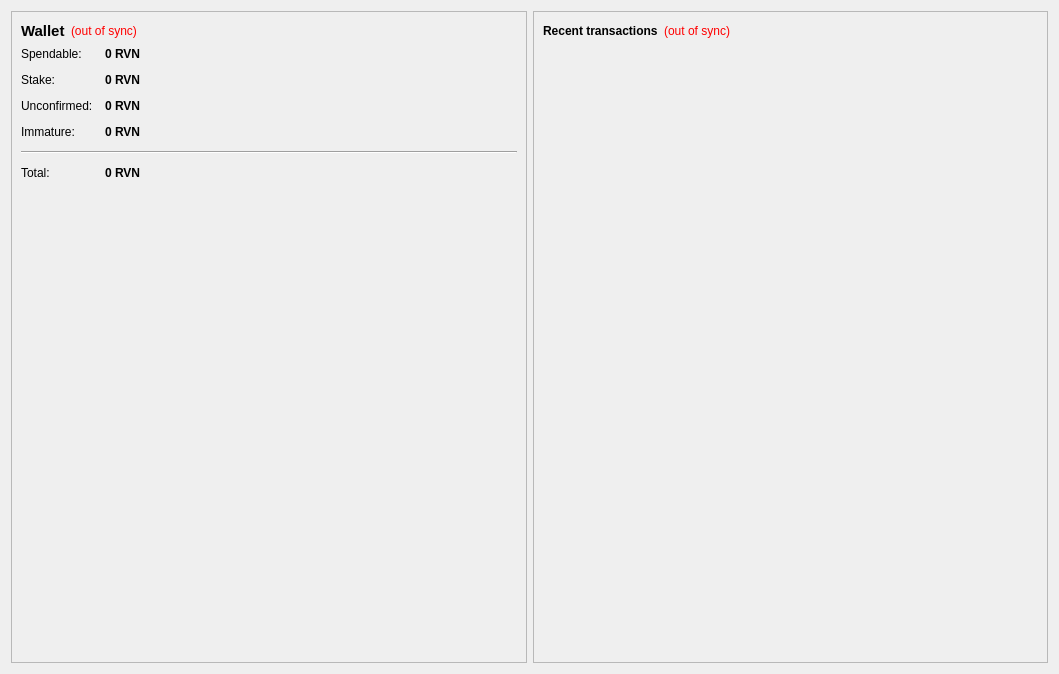
<?xml version="1.0" encoding="UTF-8"?>
<ui version="4.0">
 <class>OverviewPage</class>
 <widget class="QWidget" name="OverviewPage">
  <property name="geometry">
   <rect>
    <x>0</x>
    <y>0</y>
    <width>1059</width>
    <height>674</height>
   </rect>
  </property>
  <property name="windowTitle">
   <string>Form</string>
  </property>
  <layout class="QHBoxLayout" name="horizontalLayout" stretch="1,1">
   <item>
    <layout class="QVBoxLayout" name="verticalLayout_2">
     <item>
      <widget class="QFrame" name="frame">
       <property name="frameShape">
        <enum>QFrame::StyledPanel</enum>
       </property>
       <property name="frameShadow">
        <enum>QFrame::Raised</enum>
       </property>
       <layout class="QVBoxLayout" name="verticalLayout_4">
        <item>
         <layout class="QHBoxLayout" name="horizontalLayout_4">
          <item>
           <widget class="QLabel" name="label_5">
            <property name="font">
             <font>
              <pointsize>11</pointsize>
              <weight>75</weight>
              <bold>true</bold>
             </font>
            </property>
            <property name="text">
             <string>Wallet</string>
            </property>
           </widget>
          </item>
          <item>
           <widget class="QLabel" name="labelWalletStatus">
            <property name="toolTip">
             <string>The displayed information may be out of date. Your wallet automatically synchronizes with the Raven network after a connection is established, but this process has not completed yet.</string>
            </property>
            <property name="styleSheet">
             <string notr="true">QLabel { color: red; }</string>
            </property>
            <property name="text">
             <string notr="true">(out of sync)</string>
            </property>
            <property name="alignment">
             <set>Qt::AlignLeading|Qt::AlignLeft|Qt::AlignVCenter</set>
            </property>
           </widget>
          </item>
          <item>
           <spacer name="horizontalSpacer_2">
            <property name="orientation">
             <enum>Qt::Horizontal</enum>
            </property>
            <property name="sizeHint" stdset="0">
             <size>
              <width>40</width>
              <height>20</height>
             </size>
            </property>
           </spacer>
          </item>
         </layout>
        </item>
        <item>
         <layout class="QFormLayout" name="formLayout_2">
          <property name="fieldGrowthPolicy">
           <enum>QFormLayout::AllNonFixedFieldsGrow</enum>
          </property>
          <property name="horizontalSpacing">
           <number>12</number>
          </property>
          <property name="verticalSpacing">
           <number>12</number>
          </property>
          <item row="0" column="0">
           <widget class="QLabel" name="label">
            <property name="text">
             <string>Spendable:</string>
            </property>
           </widget>
          </item>
          <item row="0" column="1">
           <widget class="QLabel" name="labelBalance">
            <property name="font">
             <font>
              <weight>75</weight>
              <bold>true</bold>
             </font>
            </property>
            <property name="cursor">
             <cursorShape>IBeamCursor</cursorShape>
            </property>
            <property name="toolTip">
             <string>Your current spendable balance</string>
            </property>
            <property name="text">
             <string notr="true">0 RVN</string>
            </property>
            <property name="textInteractionFlags">
             <set>Qt::LinksAccessibleByMouse|Qt::TextSelectableByKeyboard|Qt::TextSelectableByMouse</set>
            </property>
           </widget>
          </item>
          <item row="1" column="0">
           <widget class="QLabel" name="label_6">
            <property name="text">
             <string>Stake:</string>
            </property>
           </widget>
          </item>
          <item row="1" column="1">
           <widget class="QLabel" name="labelStake">
            <property name="font">
             <font>
              <weight>75</weight>
              <bold>true</bold>
             </font>
            </property>
            <property name="cursor">
             <cursorShape>IBeamCursor</cursorShape>
            </property>
            <property name="toolTip">
             <string>Total of coins that was staked, and do not yet count toward the current balance</string>
            </property>
            <property name="text">
             <string notr="true">0 RVN</string>
            </property>
            <property name="textInteractionFlags">
             <set>Qt::LinksAccessibleByMouse|Qt::TextSelectableByKeyboard|Qt::TextSelectableByMouse</set>
            </property>
           </widget>
          </item>
          <item row="2" column="0">
           <widget class="QLabel" name="label_3">
            <property name="text">
             <string>Unconfirmed:</string>
            </property>
           </widget>
          </item>
          <item row="2" column="1">
           <widget class="QLabel" name="labelUnconfirmed">
            <property name="font">
             <font>
              <weight>75</weight>
              <bold>true</bold>
             </font>
            </property>
            <property name="cursor">
             <cursorShape>IBeamCursor</cursorShape>
            </property>
            <property name="toolTip">
             <string>Total of transactions that have yet to be confirmed, and do not yet count toward the current balance</string>
            </property>
            <property name="text">
             <string notr="true">0 RVN</string>
            </property>
            <property name="textInteractionFlags">
             <set>Qt::LinksAccessibleByMouse|Qt::TextSelectableByKeyboard|Qt::TextSelectableByMouse</set>
            </property>
           </widget>
          </item>
          <item row="3" column="0">
           <widget class="QLabel" name="labelImmatureText">
            <property name="text">
             <string>Immature:</string>
            </property>
           </widget>
          </item>
          <item row="3" column="1">
           <widget class="QLabel" name="labelImmature">
            <property name="font">
             <font>
              <weight>75</weight>
              <bold>true</bold>
             </font>
            </property>
            <property name="toolTip">
             <string>Mined balance that has not yet matured</string>
            </property>
            <property name="text">
             <string notr="true">0 RVN</string>
            </property>
            <property name="textInteractionFlags">
             <set>Qt::LinksAccessibleByMouse|Qt::TextSelectableByKeyboard|Qt::TextSelectableByMouse</set>
            </property>
           </widget>
          </item>
          <item row="6" column="0" colspan="2">
           <widget class="Line" name="line">
            <property name="orientation">
             <enum>Qt::Horizontal</enum>
            </property>
           </widget>
          </item>
          <item row="8" column="0">
           <widget class="QLabel" name="labelTotalText">
            <property name="text">
             <string>Total:</string>
            </property>
           </widget>
          </item>
          <item row="8" column="1">
           <widget class="QLabel" name="labelTotal">
            <property name="font">
             <font>
              <weight>75</weight>
              <bold>true</bold>
             </font>
            </property>
            <property name="cursor">
             <cursorShape>IBeamCursor</cursorShape>
            </property>
            <property name="toolTip">
             <string>Your current total balance</string>
            </property>
            <property name="text">
             <string notr="true">0 RVN</string>
            </property>
            <property name="textInteractionFlags">
             <set>Qt::LinksAccessibleByMouse|Qt::TextSelectableByKeyboard|Qt::TextSelectableByMouse</set>
            </property>
           </widget>
          </item>
         </layout>
        </item>
        <item>
         <spacer name="verticalSpacer_2">
          <property name="orientation">
           <enum>Qt::Vertical</enum>
          </property>
          <property name="sizeHint" stdset="0">
           <size>
            <width>20</width>
            <height>40</height>
           </size>
          </property>
         </spacer>
        </item>
       </layout>
      </widget>
     </item>
    </layout>
   </item>
   <item>
    <layout class="QVBoxLayout" name="verticalLayout_3">
     <item>
      <widget class="QFrame" name="frame_2">
       <property name="frameShape">
        <enum>QFrame::StyledPanel</enum>
       </property>
       <property name="frameShadow">
        <enum>QFrame::Raised</enum>
       </property>
       <layout class="QVBoxLayout" name="verticalLayout">
        <item>
         <layout class="QHBoxLayout" name="horizontalLayout_2">
          <item>
           <widget class="QLabel" name="label_4">
            <property name="text">
             <string>&lt;b&gt;Recent transactions&lt;/b&gt;</string>
            </property>
           </widget>
          </item>
          <item>
           <widget class="QLabel" name="labelTransactionsStatus">
            <property name="toolTip">
             <string>The displayed information may be out of date. Your wallet automatically synchronizes with the Raven network after a connection is established, but this process has not completed yet.</string>
            </property>
            <property name="styleSheet">
             <string notr="true">QLabel { color: red; }</string>
            </property>
            <property name="text">
             <string notr="true">(out of sync)</string>
            </property>
            <property name="alignment">
             <set>Qt::AlignRight|Qt::AlignTrailing|Qt::AlignVCenter</set>
            </property>
           </widget>
          </item>
          <item>
           <spacer name="horizontalSpacer">
            <property name="orientation">
             <enum>Qt::Horizontal</enum>
            </property>
            <property name="sizeHint" stdset="0">
             <size>
              <width>40</width>
              <height>20</height>
             </size>
            </property>
           </spacer>
          </item>
         </layout>
        </item>
        <item>
         <widget class="QListView" name="listTransactions">
          <property name="styleSheet">
           <string notr="true">QListView { background: transparent; }</string>
          </property>
          <property name="frameShape">
           <enum>QFrame::NoFrame</enum>
          </property>
          <property name="verticalScrollBarPolicy">
           <enum>Qt::ScrollBarAlwaysOff</enum>
          </property>
          <property name="horizontalScrollBarPolicy">
           <enum>Qt::ScrollBarAlwaysOff</enum>
          </property>
          <property name="selectionMode">
           <enum>QAbstractItemView::NoSelection</enum>
          </property>
         </widget>
        </item>
       </layout>
      </widget>
     </item>
    </layout>
   </item>
  </layout>
 </widget>
 <resources/>
 <connections/>
</ui>
